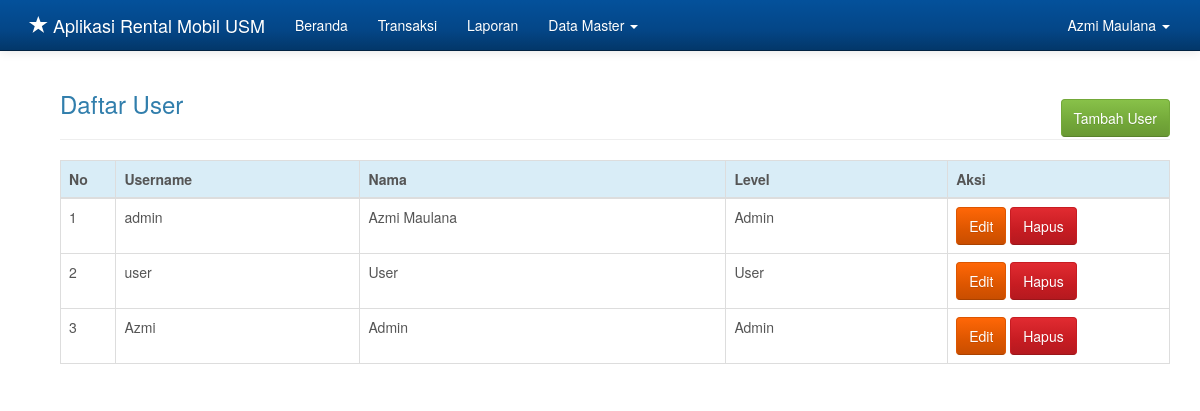
Page /admin.php?hlm=user (signed in) on the committed database.
### tables this page shows
CREATE TABLE `user` (
  `id_user` int(11) NOT NULL,
  `username` varchar(25) NOT NULL,
  `password` varchar(50) NOT NULL,
  `nama` varchar(50) NOT NULL,
  `level` int(11) NOT NULL
);

### content/user/user.php (the view)
<?php
if(empty($_SESSION['id_user'])){
	$_SESSION['err'] = '<strong>ERROR!</strong> Anda harus login terlebih dahulu.';
	header('Location: ./');
	die();
}
else{
	if(isset( $_REQUEST['aksi'])){
		$aksi = $_REQUEST['aksi'];
		switch($aksi){
			case 'add':
				include $folder.'/'.$subfolder.'/userAdd.php';
				break;
			case 'edit':
				include $folder.'/'.$subfolder.'/userEdit.php';
				break;
			case 'delete':
				include $folder.'/'.$subfolder.'/userDelete.php';
				break;
		}
	}
	else{
		echo '
			<div class="container">
			<div class="col-md-12">
				<h3 style="margin-bottom: -20px;">Daftar User</h3>
					<a href="./admin.php?hlm=user&aksi=add" class="btn btn-success btn-s pull-right">Tambah User</a>
				<br/><hr/>
				<table class="table table-bordered">
				 <thead>
				   <tr class="info">
					 <th width="5%">No</th>
					 <th width="22%">Username</th>
					 <th width="33%">Nama</th>
					 <th width="20%">Level</th>
					 <th width="20%">Aksi</th>
				   </tr>
				 </thead>
				 <tbody>';
		 	$sql = mysqli_query($koneksi, "SELECT * FROM user");
		 	if(mysqli_num_rows($sql) > 0){
		 		$no = 0;
				 while($row = mysqli_fetch_array($sql)){
	 				$no++;
	 			echo '
				   <tr>
					 <td>'.$no.'</td>
					 <td>'.$row['username'].'</td>
					 <td>'.$row['nama'].'</td>
					 <td>';
					 if($row['level'] == 1){
						 echo 'Admin';
					 } else {
						 echo 'User';
					 }
					 echo'</td>
					 <td>
					<script type="text/javascript" language="JavaScript">
					  	function konfirmasi(){
						  	tanya = confirm("Anda yakin akan menghapus user ini?");
						  	if (tanya == true) return true;
						  	else return false;
						}
					</script>
					 <a href="?hlm=user&aksi=edit&id_user='.$row['id_user'].'" class="btn btn-warning btn-s">Edit</a>
					 <a href="?hlm=user&aksi=delete&submit=yes&id_user='.$row['id_user'].'" onclick="return konfirmasi()" class="btn btn-danger btn-s">Hapus</a>
					 </td>';
				}
			} else {
				 echo '<td colspan="8"><center><p class="add">Tidak ada data untuk ditampilkan. <u><a href="?hlm=user&aksi=add">Tambah user baru</a></u> </p></center></td></tr>';
			}
			echo '
			 	</tbody>
			</table>
			</div>
		</div>';
	}
}
?>

### admin.php (style rules this page uses)
body { min-height: 200px; padding-top: 70px; }

### rows in the picture
user: username "admin", nama "Azmi Maulana", level "Admin"
user: username "user", nama "User", level "User"
user: username "Azmi", nama "Admin", level "Admin"

### other values in the picture
$_SESSION['nama'] "Azmi Maulana"
